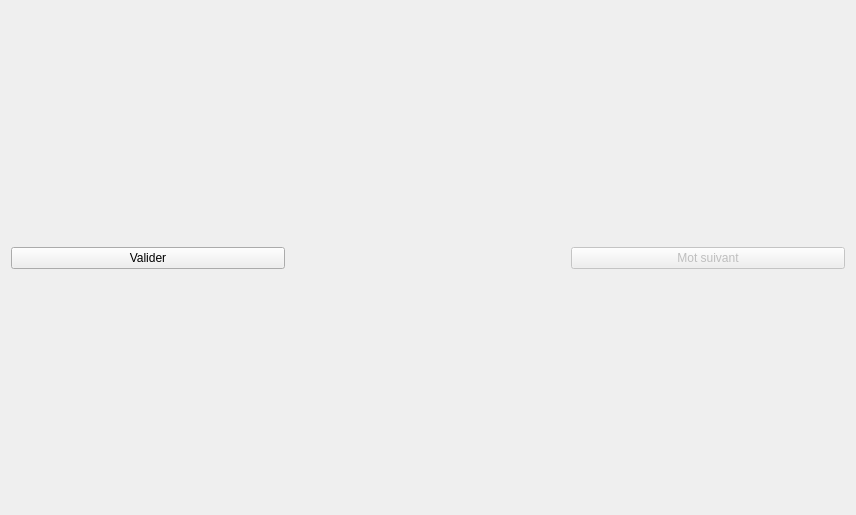
<?xml version="1.0" encoding="UTF-8"?>
<ui version="4.0">
 <class>WidgetQuizVocabLastStep</class>
 <widget class="QWidget" name="WidgetQuizVocabLastStep">
  <property name="geometry">
   <rect>
    <x>0</x>
    <y>0</y>
    <width>856</width>
    <height>515</height>
   </rect>
  </property>
  <property name="windowTitle">
   <string>Form</string>
  </property>
  <layout class="QVBoxLayout" name="verticalLayout_2">
   <item>
    <spacer name="verticalSpacer_2">
     <property name="orientation">
      <enum>Qt::Vertical</enum>
     </property>
     <property name="sizeHint" stdset="0">
      <size>
       <width>20</width>
       <height>40</height>
      </size>
     </property>
    </spacer>
   </item>
   <item>
    <layout class="QVBoxLayout" name="verticalLayout">
     <item>
      <layout class="QHBoxLayout" name="layoutNameColumn"/>
     </item>
     <item>
      <layout class="QHBoxLayout" name="layoutQLineEdit"/>
     </item>
     <item>
      <layout class="QHBoxLayout" name="horizontalLayout">
       <item>
        <widget class="QPushButton" name="validButton">
         <property name="text">
          <string>Valider</string>
         </property>
        </widget>
       </item>
       <item>
        <widget class="QLabel" name="lblWordMissing">
         <property name="text">
          <string/>
         </property>
         <property name="alignment">
          <set>Qt::AlignCenter</set>
         </property>
        </widget>
       </item>
       <item>
        <widget class="QPushButton" name="nextWordBtn">
         <property name="enabled">
          <bool>false</bool>
         </property>
         <property name="text">
          <string>Mot suivant</string>
         </property>
        </widget>
       </item>
      </layout>
     </item>
    </layout>
   </item>
   <item>
    <spacer name="verticalSpacer">
     <property name="orientation">
      <enum>Qt::Vertical</enum>
     </property>
     <property name="sizeHint" stdset="0">
      <size>
       <width>20</width>
       <height>40</height>
      </size>
     </property>
    </spacer>
   </item>
  </layout>
 </widget>
 <resources/>
 <connections/>
</ui>
